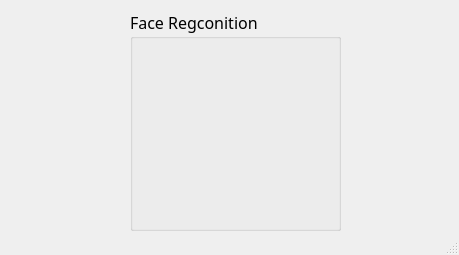
<?xml version="1.0" encoding="UTF-8"?>
<ui version="4.0">
 <class>FaceRegconition</class>
 <widget class="QMainWindow" name="FaceRegconition">
  <property name="geometry">
   <rect>
    <x>0</x>
    <y>0</y>
    <width>459</width>
    <height>255</height>
   </rect>
  </property>
  <property name="windowTitle">
   <string>Face Regconition</string>
  </property>
  <widget class="QWidget" name="centralwidget">
   <widget class="QGroupBox" name="groupBox">
    <property name="geometry">
     <rect>
      <x>130</x>
      <y>10</y>
      <width>211</width>
      <height>221</height>
     </rect>
    </property>
    <property name="minimumSize">
     <size>
      <width>0</width>
      <height>0</height>
     </size>
    </property>
    <property name="font">
     <font>
      <family>Zilla Slab</family>
      <pointsize>12</pointsize>
     </font>
    </property>
    <property name="title">
     <string>Face Regconition</string>
    </property>
   </widget>
  </widget>
  <widget class="QMenuBar" name="menubar">
   <property name="geometry">
    <rect>
     <x>0</x>
     <y>0</y>
     <width>459</width>
     <height>18</height>
    </rect>
   </property>
  </widget>
  <widget class="QStatusBar" name="statusbar"/>
 </widget>
 <resources/>
 <connections/>
</ui>
